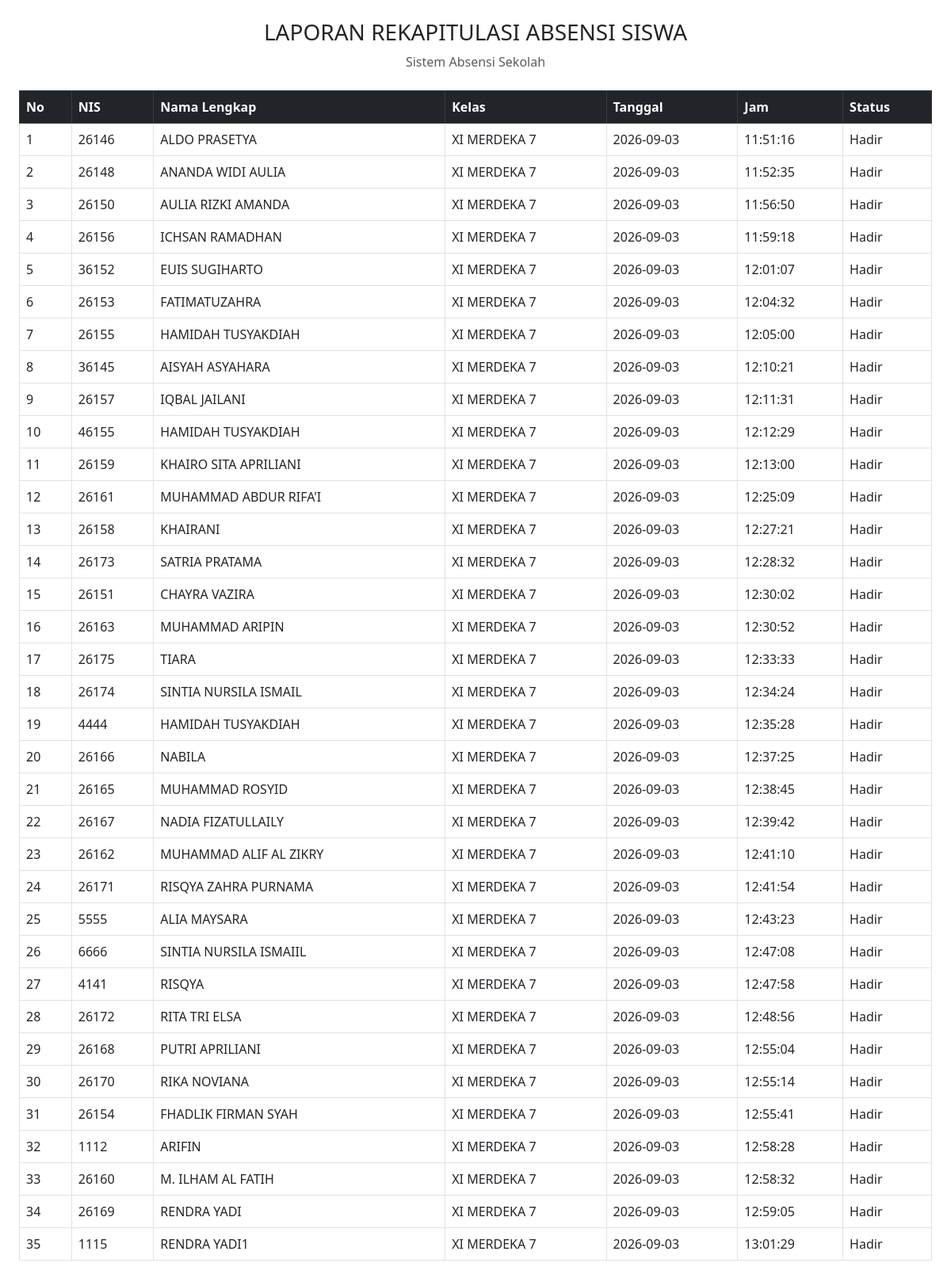
The app's page /admin/cetak_absen (signed in) with its own data.
### app.py (models this page shows)
class Absen(db.Model):
    id = db.Column(db.Integer, primary_key=True)
    nis = db.Column(db.String(50), nullable=False)
    nama = db.Column(db.String(100), nullable=True)
    kelas = db.Column(db.String(50), nullable=True)
    tanggal = db.Column(db.String(20), nullable=False)
    jam = db.Column(db.String(20), nullable=False)
    foto = db.Column(db.String(200), nullable=True)
    status = db.Column(db.String(50), nullable=False, default="Hadir")

### app.py (the view)
@app.route("/admin/cetak_absen")
def cetak_absen():
    if "user" not in session or session.get("role") != "admin":
        return redirect(url_for("login"))
    return render_template("cetak_absen.html", absen=Absen.query.all())

### templates/cetak_absen.html (shortened to what this page needs)
<!DOCTYPE html>
<html lang="id">
<head>
    <link href="https://cdn.jsdelivr.net/npm/bootstrap@5.3.0/dist/css/bootstrap.min.css" rel="stylesheet">
</head>
<body onload="window.print()" class="bg-white p-4">
    <div class="text-center mb-4">
        <h3>LAPORAN REKAPITULASI ABSENSI SISWA</h3>
        <p class="text-muted">Sistem Absensi Sekolah</p>
    </div>
    <table class="table table-bordered align-middle">
        <thead class="table-dark">
            <tr>
                <th>No</th>
                <th>NIS</th>
                <th>Nama Lengkap</th>
                <th>Kelas</th>
                <th>Tanggal</th>
                <th>Jam</th>
                <th>Status</th>
            </tr>
        </thead>
        <tbody>
            {% for a in absen %}
            <tr>
                <td>{{ loop.index }}</td>
                <td>{{ a.nis }}</td>
                <td>{{ a.nama }}</td>
                <td>{{ a.kelas }}</td>
                <td>{{ a.tanggal }}</td>
                <td>{{ a.jam }}</td>
                <td>{{ a.status }}</td>
            </tr>
            {% endfor %}
        </tbody>
    </table>
</body>
</html>

### records on screen
Absen: nis "26146", nama "ALDO PRASETYA", kelas "XI MERDEKA 7", tanggal "2026-09-03", jam "11:51:16", status "Hadir"
Absen: nis "26148", nama "ANANDA WIDI AULIA", kelas "XI MERDEKA 7", tanggal "2026-09-03", jam "11:52:35", status "Hadir"
Absen: nis "26150", nama "AULIA RIZKI AMANDA", kelas "XI MERDEKA 7", tanggal "2026-09-03", jam "11:56:50", status "Hadir"
Absen: nis "26156", nama "ICHSAN RAMADHAN", kelas "XI MERDEKA 7", tanggal "2026-09-03", jam "11:59:18", status "Hadir"
Absen: nis "36152", nama "EUIS SUGIHARTO", kelas "XI MERDEKA 7", tanggal "2026-09-03", jam "12:01:07", status "Hadir"
Absen: nis "26153", nama "FATIMATUZAHRA", kelas "XI MERDEKA 7", tanggal "2026-09-03", jam "12:04:32", status "Hadir"
Absen: nis "26155", nama "HAMIDAH TUSYAKDIAH", kelas "XI MERDEKA 7", tanggal "2026-09-03", jam "12:05:00", status "Hadir"
Absen: nis "36145", nama "AISYAH ASYAHARA", kelas "XI MERDEKA 7", tanggal "2026-09-03", jam "12:10:21", status "Hadir"
Absen: nis "26157", nama "IQBAL JAILANI", kelas "XI MERDEKA 7", tanggal "2026-09-03", jam "12:11:31", status "Hadir"
Absen: nis "46155", nama "HAMIDAH TUSYAKDIAH", kelas "XI MERDEKA 7", tanggal "2026-09-03", jam "12:12:29", status "Hadir"
Absen: nis "26159", nama "KHAIRO SITA APRILIANI", kelas "XI MERDEKA 7", tanggal "2026-09-03", jam "12:13:00", status "Hadir"
Absen: nis "26161", nama "MUHAMMAD ABDUR RIFA'I", kelas "XI MERDEKA 7", tanggal "2026-09-03", jam "12:25:09", status "Hadir"
Absen: nis "26158", nama "KHAIRANI", kelas "XI MERDEKA 7", tanggal "2026-09-03", jam "12:27:21", status "Hadir"
Absen: nis "26173", nama "SATRIA PRATAMA", kelas "XI MERDEKA 7", tanggal "2026-09-03", jam "12:28:32", status "Hadir"
Absen: nis "26151", nama "CHAYRA VAZIRA", kelas "XI MERDEKA 7", tanggal "2026-09-03", jam "12:30:02", status "Hadir"
Absen: nis "26163", nama "MUHAMMAD ARIPIN", kelas "XI MERDEKA 7", tanggal "2026-09-03", jam "12:30:52", status "Hadir"
Absen: nis "26175", nama "TIARA", kelas "XI MERDEKA 7", tanggal "2026-09-03", jam "12:33:33", status "Hadir"
Absen: nis "26174", nama "SINTIA NURSILA ISMAIL", kelas "XI MERDEKA 7", tanggal "2026-09-03", jam "12:34:24", status "Hadir"
Absen: nis "4444", nama "HAMIDAH TUSYAKDIAH", kelas "XI MERDEKA 7", tanggal "2026-09-03", jam "12:35:28", status "Hadir"
Absen: nis "26166", nama "NABILA", kelas "XI MERDEKA 7", tanggal "2026-09-03", jam "12:37:25", status "Hadir"
Absen: nis "26165", nama "MUHAMMAD ROSYID", kelas "XI MERDEKA 7", tanggal "2026-09-03", jam "12:38:45", status "Hadir"
Absen: nis "26167", nama "NADIA FIZATULLAILY", kelas "XI MERDEKA 7", tanggal "2026-09-03", jam "12:39:42", status "Hadir"
Absen: nis "26162", nama "MUHAMMAD ALIF AL ZIKRY", kelas "XI MERDEKA 7", tanggal "2026-09-03", jam "12:41:10", status "Hadir"
Absen: nis "26171", nama "RISQYA ZAHRA PURNAMA", kelas "XI MERDEKA 7", tanggal "2026-09-03", jam "12:41:54", status "Hadir"
Absen: nis "5555", nama "ALIA MAYSARA", kelas "XI MERDEKA 7", tanggal "2026-09-03", jam "12:43:23", status "Hadir"
Absen: nis "6666", nama "SINTIA NURSILA ISMAIIL", kelas "XI MERDEKA 7", tanggal "2026-09-03", jam "12:47:08", status "Hadir"
Absen: nis "4141", nama "RISQYA", kelas "XI MERDEKA 7", tanggal "2026-09-03", jam "12:47:58", status "Hadir"
Absen: nis "26172", nama "RITA TRI ELSA", kelas "XI MERDEKA 7", tanggal "2026-09-03", jam "12:48:56", status "Hadir"
Absen: nis "26168", nama "PUTRI APRILIANI", kelas "XI MERDEKA 7", tanggal "2026-09-03", jam "12:55:04", status "Hadir"
Absen: nis "26170", nama "RIKA NOVIANA", kelas "XI MERDEKA 7", tanggal "2026-09-03", jam "12:55:14", status "Hadir"
Absen: nis "26154", nama "FHADLIK FIRMAN SYAH", kelas "XI MERDEKA 7", tanggal "2026-09-03", jam "12:55:41", status "Hadir"
Absen: nis "1112", nama "ARIFIN", kelas "XI MERDEKA 7", tanggal "2026-09-03", jam "12:58:28", status "Hadir"
Absen: nis "26160", nama "M. ILHAM AL FATIH", kelas "XI MERDEKA 7", tanggal "2026-09-03", jam "12:58:32", status "Hadir"
Absen: nis "26169", nama "RENDRA YADI", kelas "XI MERDEKA 7", tanggal "2026-09-03", jam "12:59:05", status "Hadir"
Absen: nis "1115", nama "RENDRA YADI1", kelas "XI MERDEKA 7", tanggal "2026-09-03", jam "13:01:29", status "Hadir"
